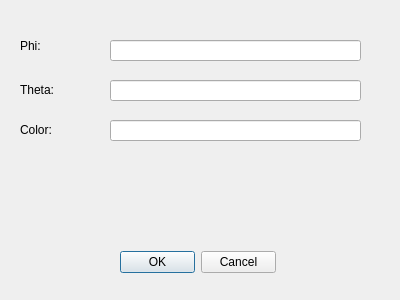
<?xml version="1.0" encoding="UTF-8"?>
<ui version="4.0">
 <class>TrajectoryPropertiesDialog</class>
 <widget class="QDialog" name="TrajectoryPropertiesDialog">
  <property name="geometry">
   <rect>
    <x>0</x>
    <y>0</y>
    <width>400</width>
    <height>300</height>
   </rect>
  </property>
  <property name="windowTitle">
   <string>TrajectoryPropertiesDialog</string>
  </property>
  <widget class="QLabel" name="label_2">
   <property name="geometry">
    <rect>
     <x>20</x>
     <y>80</y>
     <width>81</width>
     <height>20</height>
    </rect>
   </property>
   <property name="text">
    <string>Theta:</string>
   </property>
  </widget>
  <widget class="QLineEdit" name="edtPhi">
   <property name="geometry">
    <rect>
     <x>110</x>
     <y>40</y>
     <width>251</width>
     <height>21</height>
    </rect>
   </property>
  </widget>
  <widget class="QLineEdit" name="edtTheta">
   <property name="geometry">
    <rect>
     <x>110</x>
     <y>80</y>
     <width>251</width>
     <height>21</height>
    </rect>
   </property>
  </widget>
  <widget class="QLabel" name="label_3">
   <property name="geometry">
    <rect>
     <x>20</x>
     <y>120</y>
     <width>81</width>
     <height>20</height>
    </rect>
   </property>
   <property name="text">
    <string>Color:</string>
   </property>
  </widget>
  <widget class="QLabel" name="label">
   <property name="geometry">
    <rect>
     <x>20</x>
     <y>36</y>
     <width>81</width>
     <height>20</height>
    </rect>
   </property>
   <property name="text">
    <string>Phi:</string>
   </property>
  </widget>
  <widget class="QLineEdit" name="edtColor">
   <property name="geometry">
    <rect>
     <x>110</x>
     <y>120</y>
     <width>251</width>
     <height>21</height>
    </rect>
   </property>
  </widget>
  <widget class="QDialogButtonBox" name="buttonBox">
   <property name="geometry">
    <rect>
     <x>120</x>
     <y>250</y>
     <width>156</width>
     <height>24</height>
    </rect>
   </property>
   <property name="standardButtons">
    <set>QDialogButtonBox::StandardButton::Cancel|QDialogButtonBox::StandardButton::Ok</set>
   </property>
  </widget>
 </widget>
 <resources/>
 <connections/>
</ui>
